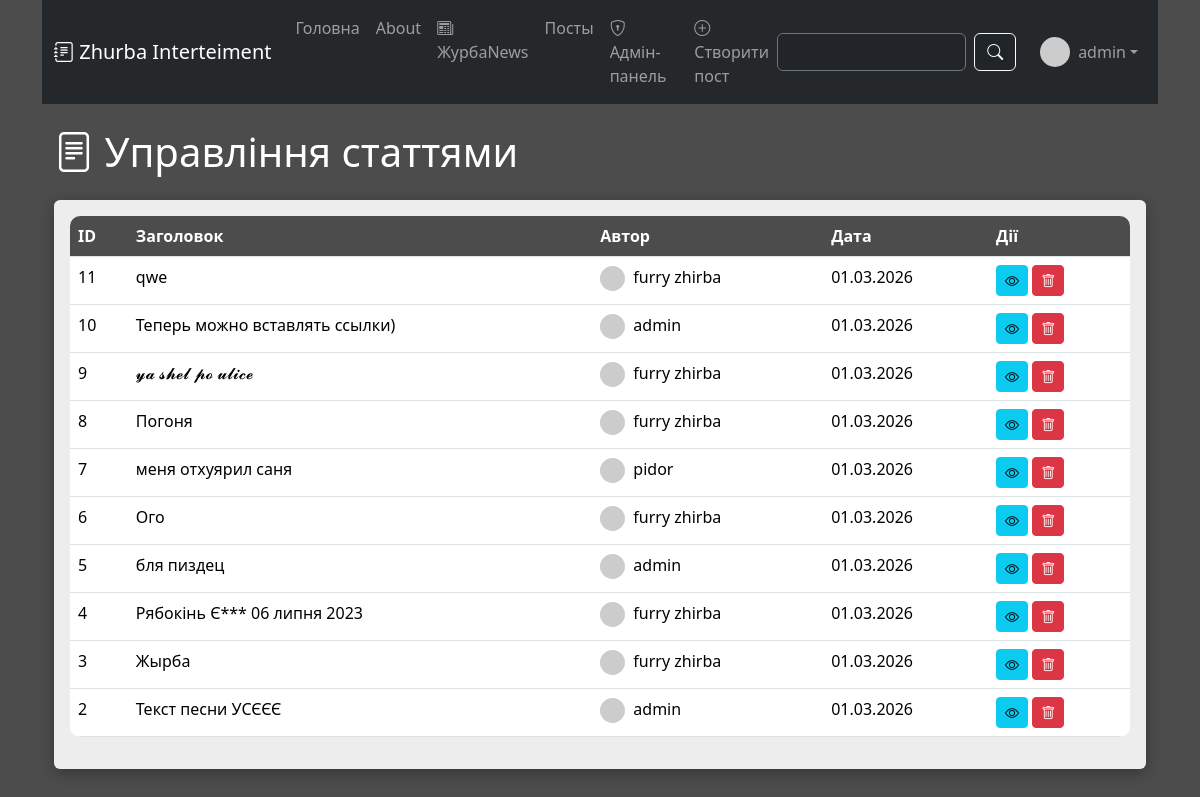
The app's page /admin/articles (signed in) with its own data.
### app.py (models this page shows, shortened)
class User(db.Model, UserMixin):
    id = db.Column(db.Integer, primary_key=True)
    username = db.Column(db.String(80), unique=True, nullable=False)
    email = db.Column(db.String(120), unique=True, nullable=False)
    password_hash = db.Column(db.String(200), nullable=False)
    date_registered = db.Column(db.DateTime, default=datetime.utcnow)
    avatar_path = db.Column(db.String(200), nullable=True)
    is_admin = db.Column(db.Boolean, default=False)
    articles = db.relationship('Article', backref='author', lazy=True, cascade='all, delete-orphan')
    comments = db.relationship('Comment', backref='author', lazy=True, cascade='all, delete-orphan')
    def avatar(self, size=100):
        try:
            if self.email:
                email_hash = hashlib.md5(self.email.lower().encode('utf-8')).hexdigest()
                return f"https://www.gravatar.com/avatar/{email_hash}?s={size}&d=identicon"
            return url_for('static', filename='avatars/default.png')
        except Exception as e:
            print(f"Помилка avatar(): {e}")
            return url_for('static', filename='avatars/default.png')

class Article(db.Model):
    id = db.Column(db.Integer, primary_key=True)
    title = db.Column(db.String(100), nullable=False)
    intro = db.Column(db.String(300), nullable=False)
    text = db.Column(db.Text, nullable=False)
    date = db.Column(db.DateTime, default=datetime.utcnow)
    user_id = db.Column(db.Integer, db.ForeignKey('user.id'), nullable=False)
    comments = db.relationship('Comment', backref='article', lazy=True, cascade='all, delete-orphan')

### app.py (the view)
@app.route('/admin/articles')
@login_required
@admin_required
def admin_articles():
    articles = Article.query.order_by(Article.date.desc()).all()
    return render_template('admin/articles.html', articles=articles)

### app.py (called while the page is built)
def admin_required(f):
    @wraps(f)
    def decorated_function(*args, **kwargs):
        if not current_user.is_authenticated or not current_user.is_admin:
            flash('Доступ заборонено! Потрібні права адміністратора.', 'danger')
            return redirect(url_for('index'))
        return f(*args, **kwargs)
    return decorated_function

@login_manager.user_loader
def load_user(user_id):
    return User.query.get(int(user_id))

### templates/admin/articles.html (shortened to what this page needs)
{% extends 'base.html' %}
{% block body %}
<div class="container mt-4">
    <h1 class="mb-4">
        <i class="bi bi-file-text"></i> Управління статтями
    </h1>
    <div class="card">
        <div class="card-body">
            <table class="table table-hover">
                <thead>
                    <tr>
                        <th>ID</th>
                        <th>Заголовок</th>
                        <th>Автор</th>
                        <th>Дата</th>
                        <th>Дії</th>
                    </tr>
                </thead>
                <tbody>
                    {% for article in articles %}
                    <tr>
                        <td>{{ article.id }}</td>
                        <td>{{ article.title }}</td>
                        <td>
                            <img src="{{ article.author.avatar(25) }}" class="rounded-circle me-1" style="width: 25px; height: 25px;">
                            {{ article.author.username }}
                        </td>
                        <td>{{ article.date.strftime('%d.%m.%Y') }}</td>
                        <td>
                            <a href="{{ url_for('post_detail', id=article.id) }}" class="btn btn-sm btn-info">
                                <i class="bi bi-eye"></i>
                            </a>
                            <form action="{{ url_for('admin_delete_article', article_id=article.id) }}" method="POST" style="display:inline;"
                                  onsubmit="return confirm('Видалити статтю?');">
                                <button type="submit" class="btn btn-sm btn-danger">
                                    <i class="bi bi-trash"></i>
                                </button>
                            </form>
                        </td>
                    </tr>
                    {% endfor %}
                </tbody>
            </table>
        </div>
    </div>
</div>
{% endblock %}

### templates/base.html (shortened to what this page needs)
<!DOCTYPE html>
<html lang="uk">
<head>
    <link rel="stylesheet" href="https://cdn.jsdelivr.net/npm/bootstrap@5.3.3/dist/css/bootstrap.min.css">
    <link rel="stylesheet" href="https://cdn.jsdelivr.net/npm/bootstrap-icons@1.11.3/font/bootstrap-icons.min.css">
    <link rel="stylesheet" href="{{ url_for('static', filename='css/main.css') }}">
</head>
<body>
    <div class="video-background">
    </div>
    <div class="content">
        <div class="container">
            <nav class="navbar navbar-expand-lg navbar-dark bg-transparent mb-4">
                <div class="container-fluid">
                    <a class="navbar-brand" href="/">
                        <i class="bi bi-journal-text"></i> Zhurba Interteiment
                    </a>
                    <div class="collapse navbar-collapse" id="navbarNav">
                        <ul class="navbar-nav me-auto">
                            <li class="nav-item">
                                <a class="nav-link" href="/">Головна</a>
                            </li>
                            <li class="nav-item">
                                <a class="nav-link" href="/about">About</a>
                            </li>
                            <li class="nav-item">
                                <a class="nav-link" href="/news">
                                    <i class="bi bi-newspaper"></i> ЖурбаNews
                                </a>
                            </li>
                            <li class="nav-item">
                                <a class="nav-link" href="/posts">Посты</a>
                            </li>
                            {% if current_user.is_authenticated and current_user.is_admin %}
                            <li class="nav-item">
                                <a class="nav-link" href="{{ url_for('admin_panel') }}">
                                    <i class="bi bi-shield-lock"></i> Адмін-панель
                                </a>
                            </li>
                            {% endif %}
                            {% if current_user.is_authenticated %}
                            <li class="nav-item">
                                <a class="nav-link" href="/create-article">
                                    <i class="bi bi-plus-circle"></i> Створити пост
                                </a>
                            </li>
                            {% endif %}
                        </ul>
                        <form class="d-flex me-3" action="{{ url_for('search_users') }}" method="GET">
                            <input class="form-control me-2 bg-dark text-white border-secondary" type="search" name="q" placeholder="Пошук користувачів..." aria-label="Search" required>
                            <button class="btn btn-outline-light" type="submit">
                                <i class="bi bi-search"></i>
                            </button>
                        </form>
                        <ul class="navbar-nav">
                            {% if current_user.is_authenticated %}
                                <li class="nav-item dropdown">
                                    <a class="nav-link dropdown-toggle d-flex align-items-center" href="#" id="userDropdown" role="button" data-bs-toggle="dropdown">
                                        <img src="{{ current_user.avatar(30) }}" class="avatar-small me-2" alt="Avatar">
                                        {{ current_user.username }}
                                    </a>
                                </li>
                            {% endif %}
                        </ul>
                    </div>
                </div>
            </nav>
            {% block body %}{% endblock %}
        </div>
    </div>
</body>
</html>

### static/css/main.css (style rules this page uses)
.avatar-small { width: 30px; height: 30px; border-radius: 50%; object-fit: cover; }
.card { transition: transform 0.3s, box-shadow 0.3s; }
.btn { transition: all 0.3s ease; }
.nav-link { transition: color 0.3s ease, background-color 0.3s ease; }
.avatar-small, .avatar-medium, .avatar-large { transition: transform 0.3s ease; }

### templates/base.html (style rules this page uses)
.video-background { position: fixed; top: 0; left: 0; width: 100%; height: 100%; z-index: -2; overflow: hidden; pointer-events: none; }
.content { position: relative; z-index: 1; min-height: 100vh; color: white; }
.navbar { background-color: rgba(33, 37, 41, 0.9) !important; backdrop-filter: blur(5px); }
.card { background-color: rgba(255, 255, 255, 0.9); backdrop-filter: blur(5px); border: none; box-shadow: 0 4px 15px rgba(0, 0, 0, 0.3); }
.table { background-color: rgba(255, 255, 255, 0.9); backdrop-filter: blur(5px); border-radius: 10px; overflow: hidden; }
.table thead th { background-color: rgba(0, 0, 0, 0.7); color: white; }
.table td { background-color: rgba(255, 255, 255, 0.8); }
.form-control, .btn { backdrop-filter: blur(5px); }

### records on screen
User: username "admin"
Article: id "11", title "qwe", author.username "furry zhirba", date "01.03.2026"
Article: id "10", title "Теперь можно вставлять ссылки)", author.username "admin", date "01.03.2026"
Article: id "9", title "𝔂𝓪 𝓼𝓱𝓮𝓵 𝓹𝓸 𝓾𝓵𝓲𝓬𝓮", author.username "furry zhirba", date "01.03.2026"
Article: id "8", title "Погоня", author.username "furry zhirba", date "01.03.2026"
Article: id "7", title "меня отхуярил саня", author.username "pidor", date "01.03.2026"
Article: id "6", title "Ого", author.username "furry zhirba", date "01.03.2026"
Article: id "5", title "бля пиздец", author.username "admin", date "01.03.2026"
Article: id "4", title "Рябокінь Є*** 06 липня 2023", author.username "furry zhirba", date "01.03.2026"
Article: id "3", title "Жырба", author.username "furry zhirba", date "01.03.2026"
Article: id "2", title "Текст песни УСЄЄЄ", author.username "admin", date "01.03.2026"
